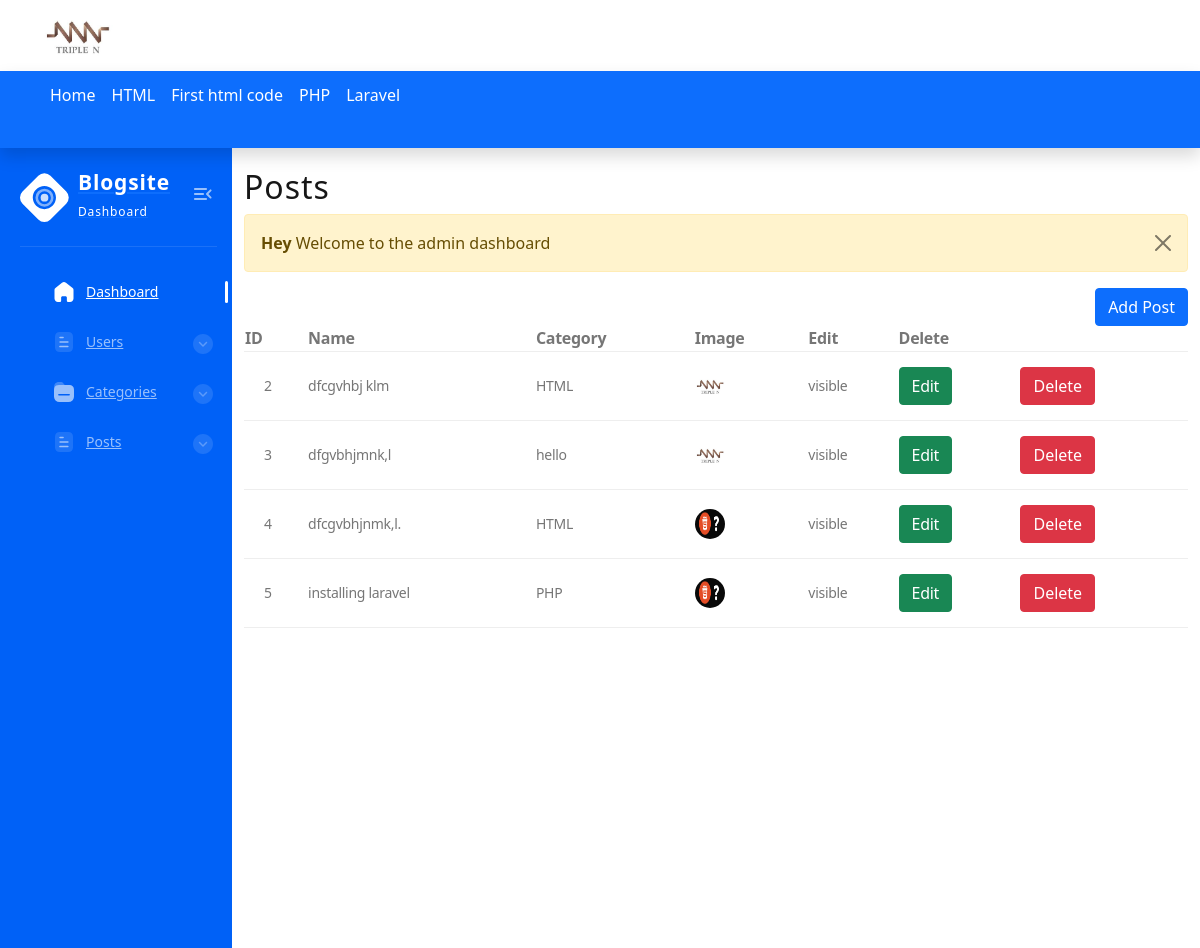
Screenshot of /admin/view_posts.php (signed in) with the database file from the repository.
### tables this page shows
CREATE TABLE `categories` (
  `id` int(11) NOT NULL,
  `name` varchar(191) NOT NULL,
  `slug` varchar(191) NOT NULL,
  `description` text DEFAULT NULL,
  `meta_title` varchar(191) NOT NULL,
  `meta_description` mediumtext DEFAULT NULL,
  `meta_keyword` mediumtext DEFAULT NULL,
  `navbar_status` tinyint(1) NOT NULL DEFAULT 0,
  `status` tinyint(1) NOT NULL DEFAULT 0,
  `created_at` timestamp NOT NULL DEFAULT current_timestamp()
);

CREATE TABLE `post` (
  `id` int(11) NOT NULL,
  `category_id` int(11) NOT NULL,
  `name` varchar(191) NOT NULL,
  `slug` varchar(191) NOT NULL,
  `description` text DEFAULT NULL,
  `image` varchar(191) DEFAULT NULL,
  `meta_title` varchar(191) NOT NULL,
  `meta_description` mediumtext NOT NULL,
  `meta_keyword` mediumtext NOT NULL,
  `status` tinyint(1) NOT NULL DEFAULT 0,
  `created_at` timestamp NULL DEFAULT current_timestamp()
);

### admin/view_posts.php (the view, shortened to what this page needs)
<!DOCTYPE html>
<html>
<?php
include('includes/header.php');
?>
<?php
include('includes/scripts.php');
?>
   <main class="main users chart-page" id="skip-target">
      <div class="container">
        <div class="row stat-cards">
                <h2>Posts</h2>
              </div>
		<div class="row">
          <div class="col-lg-12">
          	<?php include ('message.php'); ?>
          	<div class="users-table table-wrapper">
          		<a href="add_post.php" class=" btn btn-primary float-end">Add Post</a>
              <table class="posts-table">
          			<thead>
          				<tr>
          					<th> ID</th>
          					<th> Name</th>
                    <th> Category</th>
          					<th> Image </th>
          					<th> Edit</th>
          					<th> Delete</th>
          				</tr>
          			</thead>
          		<tbody>
          			<?php
                $posts = "SELECT p.*, c.name AS cname FROM post p, categories c WHERE c.id = p.category_id";
          			$posts_run = mysqli_query($con, $posts);
          			if(mysqli_num_rows($posts_run) > 0)
          			{
          				foreach ($posts_run as $post)
          			 {
          			 	?>
          			 	<tr>
          			 		<td><?=$post['id']; ?></td>
          			 		<td><?=$post['name']; ?></td>
                    <td><?=$post['cname']; ?></td>
                    <td><img src="../uploads/posts/<?= $post['image']?>" width="60px" height ="60px" /></td>
                    <td><?=$post['status'] =='1'? 'Hidden' : 'visible' ?></td>
                    <td>
                      <a href="post-edit.php?id=<?= $post['id'] ?>" class="btn btn-success" > Edit</a>
                    </td>
                    <td>
                       <form action="update_user.php" method="POST">
                    <button type="submit"  name="post_delete" value="<?=$post['id']; ?>" class="btn btn-danger"> Delete </button>
                    </form>
                    </td>
          			 	</tr>
          			 	<?php
          				}
          			}
          			else
          			{
          			?>
          			<tr>
          				<td colspan="6">No Record Found</td>
          			</tr>
          			<?php
          		}
          			 ?>
          		</tbody>
         	 </table>
          	</div>

### admin/includes/header.php (shortened to what this page needs)
<!DOCTYPE html>
<html lang="en">
<head>
  <link rel="stylesheet" href="./css/style.min.css">
  <link rel="stylesheet" href="assets/css/bootstrap5.min.css">
  <link rel="stylesheet" href="assets/css/custom.css">
</head>
<?php
include('includes/navbar.php');
?>
  <?php include('includes/sidebar.php');
  ?>

### admin/includes/navbar.php (shortened to what this page needs)
<?php include('../admin/config/dbcon.php'); ?>
<div>
<div class="container">
  <div class="row">
    <div class="col-md-1">
      <img src="assets/images/logo.jpg" class="w-100" alt=" Triple N BlogSite">
    </div>
    <div class="col-md-9">
  </div>
    </div>
  </div>
</div>
<nav class="navbar navbar-expand-lg navbar-dark bg-primary shadow sticky-top">
  <div class="container">
    <div class="collapse navbar-collapse" id="navbarSupportedContent">
      <ul class="navbar-nav me-auto mb-2 mb-lg-0">
        <li class="nav-item">
          <a class="nav-link active" aria-current="page" href="view_posts">Home</a>
        </li>
        <?php
          $navbarcategory= "SELECT * FROM categories WHERE navbar_status ='0' AND status = '0' LIMIT 12 ";
          $navbarcategory_run= mysqli_query($con, $navbarcategory);
          if (mysqli_num_rows($navbarcategory_run) > 0)
          {
            foreach($navbarcategory_run as $navItems)
            {
              ?>
          <li class="nav-item">
            <a class="nav-link text-white" href="../category.php?title=<?= $navItems['slug']; ?>"><?= $navItems['name']; ?></a>
          </li>
          <?php
          }
        }
     ?>
      </ul>
    </div>
  </div>
</nav>

### admin/includes/sidebar.php (shortened to what this page needs)
<div class="page-flex">
  <aside class="sidebar">
    <div class="sidebar-start">
        <div class="sidebar-head">
            <a href="/" class="logo-wrapper" title="Home">
                <span class="icon logo" aria-hidden="true"></span>
                <div class="logo-text">
                    <span class="logo-title">Blogsite</span>
                    <span class="logo-subtitle">Dashboard</span>
                </div>
            </a>
            <button class="sidebar-toggle transparent-btn" title="Menu" type="button">
                <span class="icon menu-toggle" aria-hidden="true"></span>
            </button>
        </div>
        <div class="sidebar-body">
            <ul class="sidebar-body-menu">
                <li>
                    <a class="active" href="view_posts.php"><span class="icon home" aria-hidden="true"></span>Dashboard</a>
                </li>
                 <li>
                    <a class="show-cat-btn" href="index.php">
                        <span class="icon document" aria-hidden="true"></span>Users
                        <span class="category__btn transparent-btn" title="Open list">
                            <span class="icon arrow-down" aria-hidden="true"></span>
                        </span>
                    </a>
                    <ul class="cat-sub-menu">
                        <li>
                        </li>
                    </ul>
                </li>
                <li>
                    <a class="show-cat-btn" href="##">
                        <span class="icon folder" aria-hidden="true"></span>Categories
                        <span class="category__btn transparent-btn" title="Open list">
                            <span class="icon arrow-down" aria-hidden="true"></span>
                        </span>
                    </a>
                    <ul class="cat-sub-menu">
                        <li>
                        </li>
                        <li>
                        </li>
                    </ul>
                </li>
                 <li>
                    <a class="show-cat-btn" href="##">
                        <span class="icon document" aria-hidden="true"></span>Posts
                        <span class="category__btn transparent-btn" title="Open list">
                            <span class="icon arrow-down" aria-hidden="true"></span>
                        </span>
                    </a>
                    <ul class="cat-sub-menu">
                        <li>
                        </li>
                         <li>
                        </li>
                    </ul>
                </li>
            </ul>
        </div>
    </div>
</aside>

### admin/includes/scripts.php (shortened to what this page needs)
</body>
</html>

### admin/message.php (shortened to what this page needs)
<?php
if (isset($_SESSION['message']))
{
	?>
	<div class="alert alert-warning alert-dismissible fade show" role="alert">
  		<strong>Hey</strong> <?= $_SESSION['message']; ?>
  		<button type="button" class="btn-close" data-bs-dismiss="alert" aria-label="Close"></button>
	</div>
	<?php
}
 ?>

### rows the page displays
categories: name "HTML"
categories: name "First html code"
categories: name "PHP"
categories: name "Laravel"
post: id "2", name "dfcgvhbj klm", category.name "HTML", image (picture), status "visible"
post: id "3", name "dfgvbhjmnk,l", category.name "hello", image (picture), status "visible"
post: id "4", name "dfcgvbhjnmk,l.", category.name "HTML", image (picture), status "visible"
post: id "5", name "installing laravel", category.name "PHP", image (picture), status "visible"

### other values shown
$_SESSION['message'] "Welcome to the admin dashboard"
